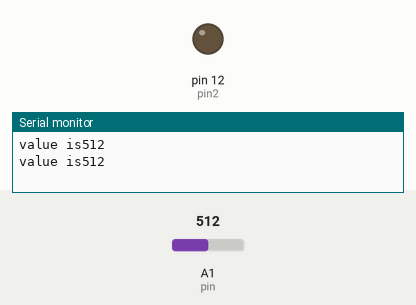
The sketch below on a simulated Arduino Uno, built with avr-gcc and run on an emulated ATmega328P. Parts: output pins drawn as LEDs (lit = HIGH), the last lines printed to the serial monitor. The inputs (shaded band) are chosen by the test bench; at power-on: A1 (pin) = 512.

Above: at 1.8 s.
1.9 s: A1 (pin) set to 311
3.4 s: A1 (pin) set to 289
At 5.2 s:
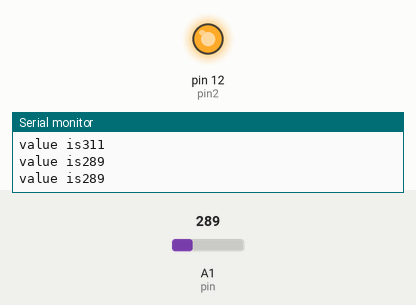
5.5 s: A1 (pin) set to 306
At 6.8 s:
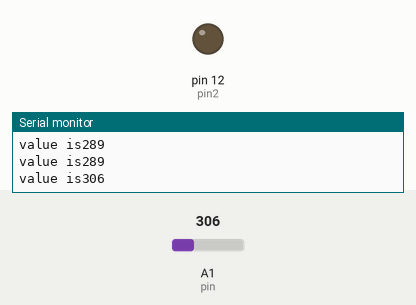
7.5 s: A1 (pin) set to 290
At 8.3 s:
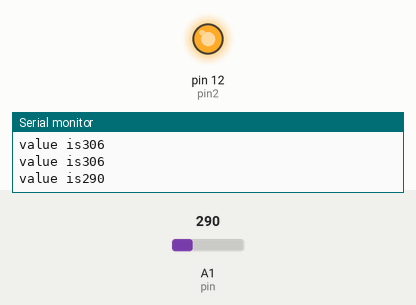
Timing chart, 0 to 10.5 s (numbered marks = the images above; inputs shaded):
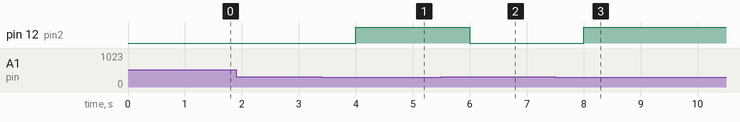

Measured:
- the behaviour switches between 300 and 299 on A1 (pin) (found by bisection; images 0 and 1)
- after the input at 3.4 s, pin 12 (pin2): LOW → HIGH after 0.60 s
- after the input at 5.5 s, pin 12 (pin2): HIGH → LOW after 0.50 s
- after the input at 7.5 s, pin 12 (pin2): LOW → HIGH after 0.50 s

The sketch:

ldr.ino
```cpp
int pin=A1;
int pin2=12;
void setup()
{
  pinMode(pin,INPUT);
  pinMode(pin2,OUTPUT);
  Serial.begin(9600);

}
void loop()
{
 int x=analogRead(pin);
  Serial.print("value is");
  Serial.println(x);

  if(x<300)
  {
    digitalWrite(pin2,HIGH);

  }
  else
  {
    digitalWrite(pin2,LOW);
  }
  delay(1000);
}
```
